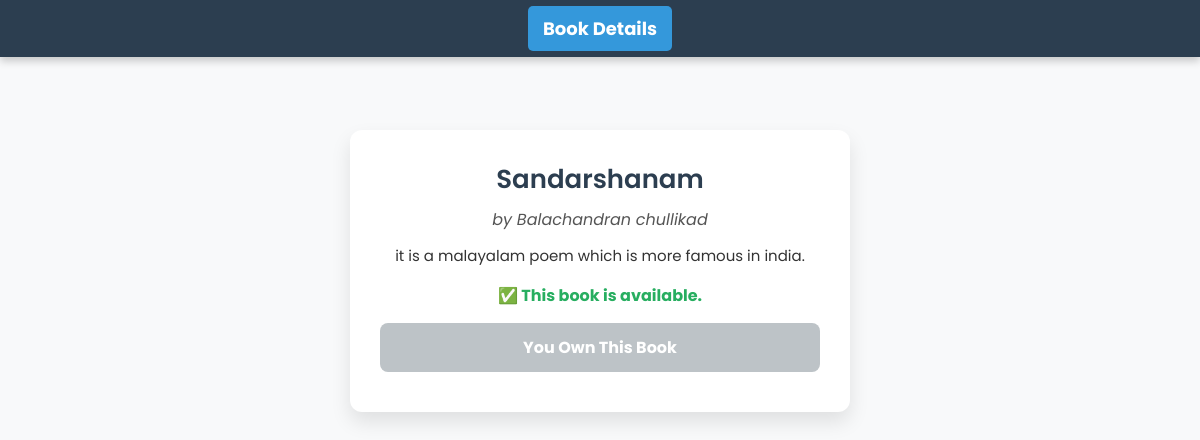
Page /book/1/ (signed in) on the earlier database version.
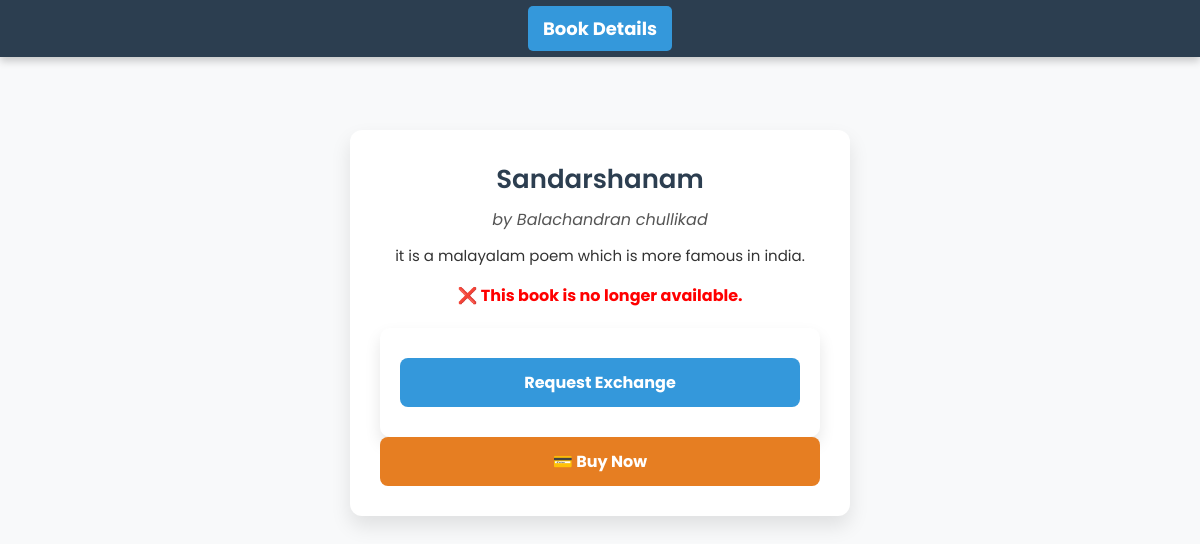
Same page on the later database version.
### app/views.py (the view, shortened to what this page needs)
# urls.py: path('book/<int:book_id>/', views.book_detail, name='book_detail'),
@login_required
def book_detail(request, book_id):
    book = get_object_or_404(Book, id=book_id)
    owner = book.owner  # Get the owner of the book
    return render(request, 'buyer/book_details.html', {'book': book, 'owner': owner})

### templates/buyer/book_details.html (shortened to what this page needs)
<!DOCTYPE html>
<html lang="en">
<head>
</head>
<body>
<nav>
    <ul>
        <li><a class="active" href="#">Book Details</a></li>
    </ul>
</nav>
<div class="container">
    <h1>{{ book.title }}</h1>
    <p class="author">by {{ book.author }}</p>
    <p class="description">{{ book.description }}</p>
    {% if book.available %}
        <p class="status">✅ This book is available.</p>
    {% else %}
        <p class="not-available">❌ This book is no longer available.</p>
    {% endif %}
    {% if book.owner != request.user %}
        <form method="POST">
            <button type="submit" class="btn">Request Exchange</button>
        </form>
        <a href="{% url 'buy_book' book.id %}" class="buy-btn">💳 Buy Now</a>
    {% else %}
        <button class="btn btn-disabled">You Own This Book</button>
    {% endif %}
</div>
</body>
</html>

Differences in the rows shown:
changed Book "Sandarshanam": available True → False (drawn); owner_id 5 → 3 (drawn)
Other differences:
text no longer shown: "✅ This book is available. You Own This Book"
text now shown: "❌ This book is no longer available. Request Exchange 💳 Buy Now"
